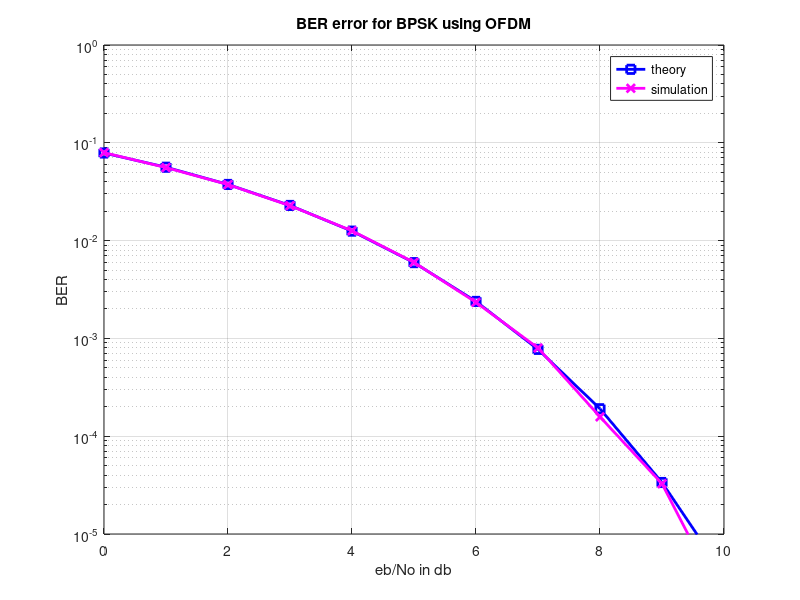

This chart was generated by the following MATLAB code:
clc; clear all; close all;
nfft=64;
ndsc=52;
nbpers=52;
nsym=10^4;
ebnodb=[0:10];
esnodb=ebnodb+10*log10(ndsc/nfft)+10*log10(64/80);
for ii=1:length(ebnodb)
    ipbit=rand(1,nbpers*nsym)>0.5;
    ipmod=2*ipbit-1;
    ipmod=reshape(ipmod,nbpers,nsym).';
    xf=[zeros(nsym,6) ipmod(:,[1:nbpers/2]) zeros(nsym,1) ipmod(:,[nbpers/2+1:nbpers]) zeros(nsym,5)];
    xt=(nfft/sqrt(ndsc))*ifft(fftshift(xf.')).';
    xt=[xt(:,[49:64]) xt];
    xt=reshape(xt.',1,nsym*80);
    nt=1/sqrt(2)*[randn(1,nsym*80)+j*randn(1,nsym*80)];
    yt=sqrt(80/64)*xt+10^(-esnodb(ii)/20)*nt;
    yt=reshape(yt.',80,nsym).';
    yt=yt(:,[17:80]);
    yf=(sqrt(ndsc)/nfft)*fftshift(fft(yt.')).';
    ymod=yf(:,[6+[1:nbpers/2] 7+[nbpers/2+1:nbpers]]);
    ipmodhat=2*floor(real(ymod/2))+1;
    ipmodhat(find(ipmodhat>1))=+1;
    ipmodhat(find(ipmodhat<-1))=-1;
    ipbithat=(ipmodhat+1)/2;
    ipbithat=reshape(ipbithat.',nbpers*nsym,1).';
    nerr(ii)=size(find(ipbithat-ipbit),2);
end
simBer=nerr/(nsym*nbpers);
theoryBer=(1/2)*erfc(sqrt(10.^(ebnodb/10)));
close all;
figure;
semilogy(ebnodb,theoryBer,'bs-','linewidth',2);
hold on
semilogy(ebnodb,simBer,'mx-','linewidth',2);
axis([0 10 10^-5 1]);
grid on;
legend('theory','simulation');
xlabel('eb/No in db');ylabel('BER');
title('BER error for BPSK using OFDM');

       